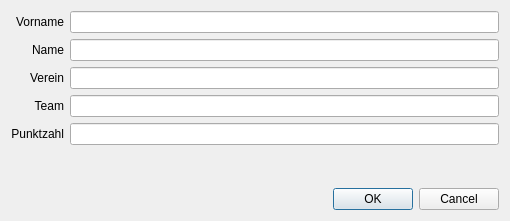
<?xml version="1.0" encoding="UTF-8"?>
<ui version="4.0">
 <class>EditPlayerDialog</class>
 <widget class="QDialog" name="EditPlayerDialog">
  <property name="geometry">
   <rect>
    <x>0</x>
    <y>0</y>
    <width>510</width>
    <height>221</height>
   </rect>
  </property>
  <property name="windowTitle">
   <string>Spieler</string>
  </property>
  <layout class="QGridLayout" name="gridLayout">
   <item row="0" column="0">
    <widget class="QLabel" name="tlFirstName">
     <property name="text">
      <string>Vorname</string>
     </property>
     <property name="alignment">
      <set>Qt::AlignRight|Qt::AlignTrailing|Qt::AlignVCenter</set>
     </property>
    </widget>
   </item>
   <item row="0" column="1">
    <widget class="QLineEdit" name="leFirstName"/>
   </item>
   <item row="1" column="0">
    <widget class="QLabel" name="tlLastName">
     <property name="text">
      <string>Name</string>
     </property>
     <property name="alignment">
      <set>Qt::AlignRight|Qt::AlignTrailing|Qt::AlignVCenter</set>
     </property>
    </widget>
   </item>
   <item row="1" column="1">
    <widget class="QLineEdit" name="leLastName"/>
   </item>
   <item row="2" column="0">
    <widget class="QLabel" name="tlAssoc">
     <property name="text">
      <string>Verein</string>
     </property>
     <property name="alignment">
      <set>Qt::AlignRight|Qt::AlignTrailing|Qt::AlignVCenter</set>
     </property>
    </widget>
   </item>
   <item row="2" column="1">
    <widget class="QLineEdit" name="leAssoc"/>
   </item>
   <item row="3" column="0">
    <widget class="QLabel" name="tlTeam">
     <property name="text">
      <string>Team</string>
     </property>
     <property name="alignment">
      <set>Qt::AlignRight|Qt::AlignTrailing|Qt::AlignVCenter</set>
     </property>
    </widget>
   </item>
   <item row="3" column="1">
    <widget class="QLineEdit" name="leTeam"/>
   </item>
   <item row="4" column="0">
    <widget class="QLabel" name="tlPoints">
     <property name="text">
      <string>Punktzahl</string>
     </property>
     <property name="alignment">
      <set>Qt::AlignRight|Qt::AlignTrailing|Qt::AlignVCenter</set>
     </property>
    </widget>
   </item>
   <item row="4" column="1">
    <widget class="QLineEdit" name="lePoints">
     <property name="inputMask">
      <string comment="9000"/>
     </property>
     <property name="maxLength">
      <number>5</number>
     </property>
    </widget>
   </item>
   <item row="5" column="1">
    <spacer name="verticalSpacer">
     <property name="orientation">
      <enum>Qt::Vertical</enum>
     </property>
     <property name="sizeHint" stdset="0">
      <size>
       <width>20</width>
       <height>18</height>
      </size>
     </property>
    </spacer>
   </item>
   <item row="6" column="0" colspan="2">
    <widget class="QDialogButtonBox" name="buttonBox">
     <property name="orientation">
      <enum>Qt::Horizontal</enum>
     </property>
     <property name="standardButtons">
      <set>QDialogButtonBox::Cancel|QDialogButtonBox::Ok</set>
     </property>
    </widget>
   </item>
  </layout>
 </widget>
 <resources/>
 <connections>
  <connection>
   <sender>buttonBox</sender>
   <signal>accepted()</signal>
   <receiver>EditPlayerDialog</receiver>
   <slot>accept()</slot>
   <hints>
    <hint type="sourcelabel">
     <x>248</x>
     <y>254</y>
    </hint>
    <hint type="destinationlabel">
     <x>157</x>
     <y>274</y>
    </hint>
   </hints>
  </connection>
  <connection>
   <sender>buttonBox</sender>
   <signal>rejected()</signal>
   <receiver>EditPlayerDialog</receiver>
   <slot>reject()</slot>
   <hints>
    <hint type="sourcelabel">
     <x>316</x>
     <y>260</y>
    </hint>
    <hint type="destinationlabel">
     <x>286</x>
     <y>274</y>
    </hint>
   </hints>
  </connection>
 </connections>
</ui>
